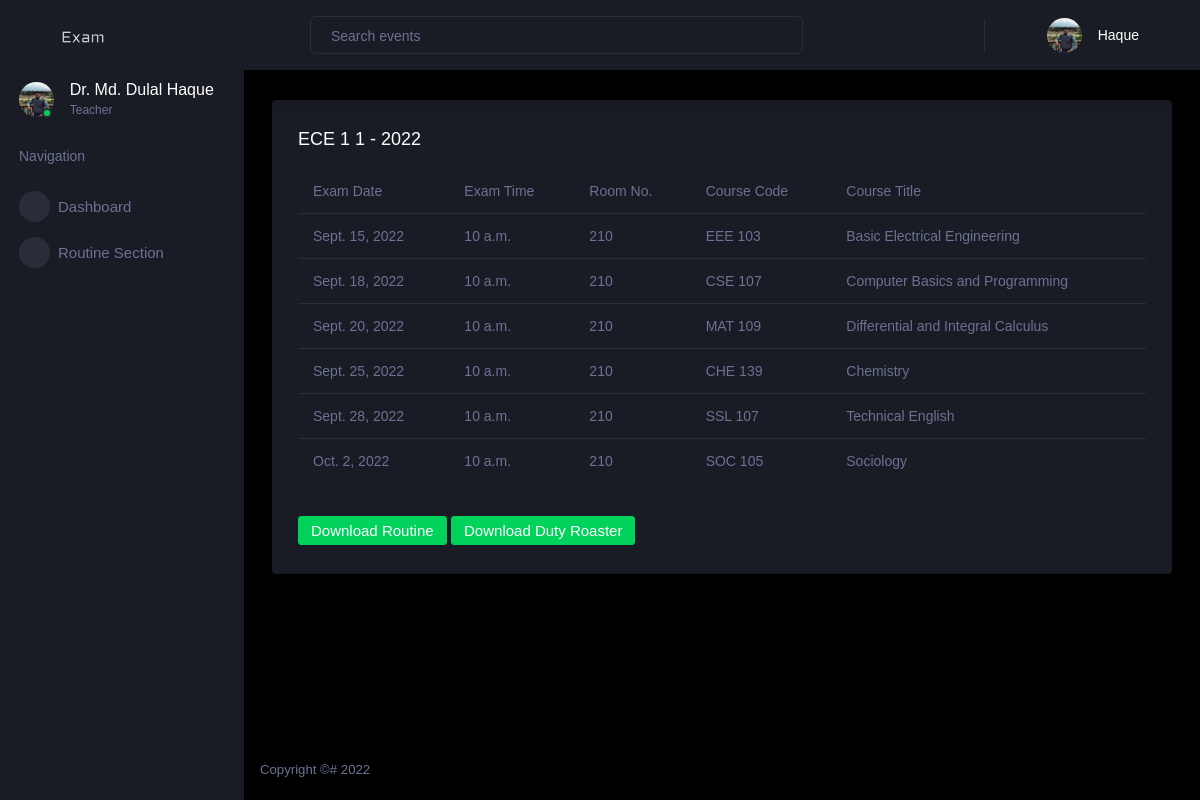
Page /user/routine-approve-view/1 (signed in) on the committed database.
### account/models.py (models this page shows, shortened)
class Teacher(models.Model):
    user = models.OneToOneField(
        User, on_delete=models.CASCADE, primary_key=True)
    title = models.CharField(max_length=255, null=False,
                             choices=TEACHER_TITLE_CHOICES, default='None')
    contact_number = models.CharField(null=False, unique=True, max_length=255)
    profile_picture = models.ImageField(
        upload_to=get_profile_pictures_directory, blank=True, null=True)
    department = models.ForeignKey(Department, on_delete=models.DO_NOTHING)
    is_available = models.BooleanField(default=True)
    total_creadits = models.DecimalField(
        max_digits=10, decimal_places=2, default=0)

class Routine(models.Model):
    name = models.CharField(max_length=255, null=False, unique=True)
    start_date = models.DateField()
    department = models.ForeignKey(Department, on_delete=models.CASCADE)
    is_approved = models.BooleanField(default=False)

class Exam(models.Model):
    exam_date = models.DateField()
    exam_time = models.TimeField()
    room_number = models.IntegerField()
    faculty = models.ForeignKey(
        Faculty, on_delete=models.DO_NOTHING, related_name='+')
    course = models.ForeignKey(
        Course, on_delete=models.DO_NOTHING, related_name='+')
    examiners = models.ManyToManyField(Teacher, related_name='+')
    supervisor = models.ForeignKey(
        Teacher, on_delete=models.DO_NOTHING, related_name='supervisor')
    routine = models.ForeignKey(
        Routine, on_delete=models.CASCADE, null=False, default=1)

### dashboard/models.py (models this page shows, shortened)
class Course(models.Model):
    code = models.CharField(max_length=255, null=False)
    credits = models.DecimalField(null=False, max_digits=4, decimal_places=2)
    department = models.ForeignKey(
        Department, on_delete=models.CASCADE, null=False)
    is_sessional = models.BooleanField(null=False, default=False)
    level = models.CharField(max_length=1, null=False,
                             choices=LEVEL_CHOICES, default='1')
    name = models.CharField(max_length=255, null=False)
    semester = models.CharField(
        max_length=2, null=False, choices=SEMESTER_CHOICES, default='I')

### dashboard/views.py (the view)
def routine_approve_view(request, pk):
    context = get_context(request)
    routine = Routine.objects.filter(pk=pk).first()
    exams = Exam.objects.filter(routine=routine).all()
    context['exams'] = exams
    context['routine_name'] = routine.name
    context['routine_id'] = routine.id
    return render(request, 'routine-approve-view.html', context)

### dashboard/models.py (called while the page is built)
    def __str__(self) -> str:
        return self.name

### dashboard/views.py (called while the page is built)
def is_dean(user):
    try:
        teacher = Teacher.objects.get(user=user)
    except Teacher.DoesNotExist:
        return None
    deans = Dean.objects.filter(teacher=teacher).order_by('-joined')[:1]
    if len(deans) != 1:
        return None
    return deans[0]

def is_staff(user):
    try:
        staff = Staff.objects.get(user=user)
    except Staff.DoesNotExist:
        return None
    return staff

def is_teacher(user):
    try:
        teacher = Teacher.objects.get(user=user)
    except Teacher.DoesNotExist:
        return None
    return teacher

def get_exams(approved_routines, teacher=None):
    past = []
    current = []
    upcomming = []
    today = date.today()
    for routine in approved_routines:
        exams = routine.exam_set.all()
        if teacher:
            exams = filter(lambda exam: teacher in exam.examiners.all()
                           or teacher == exam.supervisor, exams)
        for exam in exams:
            if exam.exam_date == today:
                current.append(exam)
            elif exam.exam_date < today:
                past.append(exam)
            else:
                upcomming.append(exam)
    return current, past, upcomming

def get_notification(user):
    return Notification.objects.filter(user=user, marked_read=False).all()

### dashboard/templates/routine-approve-view.html (shortened to what this page needs)
{% extends "dashboard-base.html" %}
{% load static %}
{% block content %}
<div class="row ">
  <div class="col-12 grid-margin">
    <div class="card">
      <div class="card-body">
        <h4 class="card-title">{{ routine_name }}</h4>
        <div class="table-responsive">
          <table class="table">
            <thead>
              <tr>
                <th> Exam Date </th>
                <th> Exam Time </th>
                <th> Room No. </th>
                <th> Course Code </th>
                <th> Course Title </th>
              </tr>
            </thead>
            <tbody>
              {% for exam in exams %}
              <tr>
                <td> {{exam.exam_date}} </td>
                <td> {{exam.exam_time}} </td>
                <td> {{exam.room_number}} </td>
                <td> {{exam.course.code}} </td>
                <td> {{exam.course.name}} </td>
              </tr>
              {% endfor %}
            </tbody>
          </table>
          <hr>
          <a class="btn btn-success" href="{% url 'download-routine' routine_name %}">Download Routine</a>
          <a class="btn btn-success" href="#">Download Duty Roaster</a>
        </div>
      </div>
    </div>
  </div>
</div>
{% endblock content %}

### dashboard/templates/dashboard-base.html (shortened to what this page needs)
{% load static %}
<!DOCTYPE html>
<html lang="en">
<head>
  <link rel="stylesheet" href="{% static 'dashboard/vendors/mdi/css/materialdesignicons.min.css' %}" />
  <link rel="stylesheet" href="{% static 'dashboard/vendors/css/vendor.bundle.base.css' %}" />
  <link rel="stylesheet" href="{% static 'dashboard/vendors/jvectormap/jquery-jvectormap.css' %}" />
  <link rel="stylesheet" href="{% static 'dashboard/vendors/flag-icon-css/css/flag-icon.min.css' %}" />
  <link rel="stylesheet" href="{% static 'dashboard/vendors/owl-carousel-2/owl.carousel.min.css' %}" />
  <link rel="stylesheet" href="{% static 'dashboard/vendors/owl-carousel-2/owl.theme.default.min.css' %}" />
  <link rel="stylesheet" href="{% static 'dashboard/css/style.css' %}" />
</head>
<body>
  <div class="container-scroller">
    <nav class="sidebar sidebar-offcanvas" id="sidebar">
      <div class="sidebar-brand-wrapper d-none d-lg-flex align-items-center justify-content-center fixed-top">
        <a class="sidebar-brand brand-logo" href="#">
          <img src="{% static 'dashboard/images/logo.svg' %}" alt="logo" />
        </a>
      </div>
      <ul class="nav">
        <li class="nav-item profile">
          <div class="profile-desc">
            <div class="profile-pic">
              <div class="count-indicator">
                {% if user.profile_picture %}
                <img class="img-xs rounded-circle" src="{{ user.profile_picture.url }}" />
                {% else %}
                <img class="img-xs rounded-circle" src="{% static 'dashboard/images/dummy.png' %}" />
                {% endif %}
                <span class="count bg-success"></span>
              </div>
              <div class="profile-name">
                <h5 class="mb-0 font-weight-normal">
                  {{ user.user.first_name }} {{ user.user.last_name }}
                </h5>
                <span>
                  {% if if_staff %}
                  Staff
                  {% elif if_dean %}
                  Dean
                  {% else %}
                  Teacher
                  {% endif %}
                </span>
              </div>
            </div>
          </div>
        </li>
        <li class="nav-item nav-category">
          <span class="nav-link">Navigation</span>
        </li>
        <li class="nav-item menu-items">
          <a class="nav-link" href="{% url 'dashboard-page' %}">
            <span class="menu-icon">
              <i class="mdi mdi-speedometer"></i>
            </span>
            <span class="menu-title">Dashboard</span>
          </a>
        </li>
        {% if not is_staff %}
        <li class="nav-item menu-items">
          <a class="nav-link" href="{% url 'routine-section' %}">
            <span class="menu-icon">
              <i class="mdi mdi-chart-bar"></i>
            </span>
            <span class="menu-title">Routine Section</span>
          </a>
        </li>
        {% endif %}
      </ul>
    </nav>
    <div class="container-fluid page-body-wrapper">
      <nav class="navbar p-0 fixed-top d-flex flex-row">
        <div class="navbar-menu-wrapper flex-grow d-flex align-items-stretch">
          <button class="navbar-toggler navbar-toggler align-self-center" type="button" data-toggle="minimize">
            <span class="mdi mdi-menu"></span>
          </button>
          <ul class="navbar-nav w-100">
            <li class="nav-item w-100">
              <form class="nav-link mt-2 mt-md-0 d-none d-lg-flex search" method="post"
                action="{% url 'search-page' %}">
                <input type="text" name="search" class="form-control" placeholder="Search events" />
              </form>
            </li>
          </ul>
          <ul class="navbar-nav navbar-nav-right">
            <li class="nav-item dropdown border-left">
              <a class="nav-link count-indicator dropdown-toggle" id="notificationDropdown" href="#"
                data-toggle="dropdown">
                <i class="mdi mdi-bell"></i>
              </a>
            </li>
            <li class="nav-item dropdown">
              <a class="nav-link" id="profileDropdown" href="#" data-toggle="dropdown">
                <div class="navbar-profile">
                  {% if user.profile_picture %}
                  <img class="img-xs rounded-circle" src="{{ user.profile_picture.url }}" />
                  {% else %}
                  <img class="img-xs rounded-circle" src="{% static 'dashboard/images/dummy.png' %}" />
                  {% endif %}
                  <p class="mb-0 d-none d-sm-block navbar-profile-name">
                    {{ user.user.last_name }}
                  </p>
                  <i class="mdi mdi-menu-down d-none d-sm-block pl-3"></i>
                </div>
              </a>
            </li>
          </ul>
        </div>
      </nav>
      <div class="main-panel">
        <div class="content-wrapper">
          {% block content %}{% endblock %}
        </div>
        <footer class="footer">
          <div class="d-sm-flex justify-content-center justify-content-sm-between">
            <span class="text-muted d-block text-center text-sm-left d-sm-inline-block">Copyright ©# 2022</span>
          </div>
        </footer>
      </div>
    </div>
  </div>
</body>
</html>

### rows in the picture
Teacher: profile_picture (picture), user.first_name "Dr. Md. Dulal", user.last_name "Haque"
Routine: name "ECE 1 1 - 2022"
Exam: exam_date "Sept. 15, 2022", exam_time "10 a.m.", room_number "210", course.code "EEE 103", course.name "Basic Electrical Engineering"
Exam: exam_date "Sept. 18, 2022", exam_time "10 a.m.", room_number "210", course.code "CSE 107", course.name "Computer Basics and Programming"
Exam: exam_date "Sept. 20, 2022", exam_time "10 a.m.", room_number "210", course.code "MAT 109", course.name "Differential and Integral Calculus"
Exam: exam_date "Sept. 25, 2022", exam_time "10 a.m.", room_number "210", course.code "CHE 139", course.name "Chemistry"
Exam: exam_date "Sept. 28, 2022", exam_time "10 a.m.", room_number "210", course.code "SSL 107", course.name "Technical English"
Exam: exam_date "Oct. 2, 2022", exam_time "10 a.m.", room_number "210", course.code "SOC 105", course.name "Sociology"
